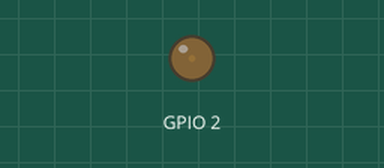
This sketch was run on a simulated ESP32. Shown: output pins drawn as LEDs (lit = HIGH).

Above: at 0.05 s.
At 1.15 s:
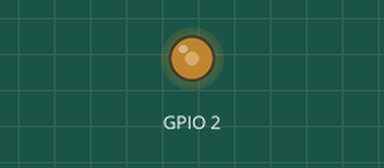
At 2.3 s:
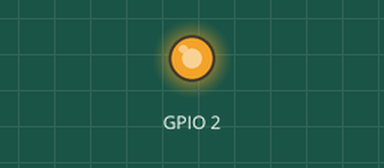
At 4.55 s:
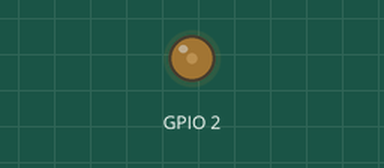
Timing chart, 0 to 6.6 s (numbered marks = the images above):
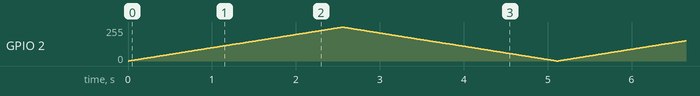

The sketch:

8_PWM_LED_control.ino
```cpp
//Controlling LED brightness using PWM
const int channel = 0;
const int freq = 500;
const int resolution = 8;
const int max_duty_cycle = (1 << resolution)-1;

void setup() {
  ledcSetup(channel, freq, resolution);

  ledcAttachPin(2,channel);
}

void loop() {
    for(int i=0; i<max_duty_cycle; i++)
    {
      ledcWrite(channel,i);
      delay(10);
    }
    for(int i=max_duty_cycle; i>=0; i--)
    {
      ledcWrite(channel, i);
      delay(10);

    }
}
```
